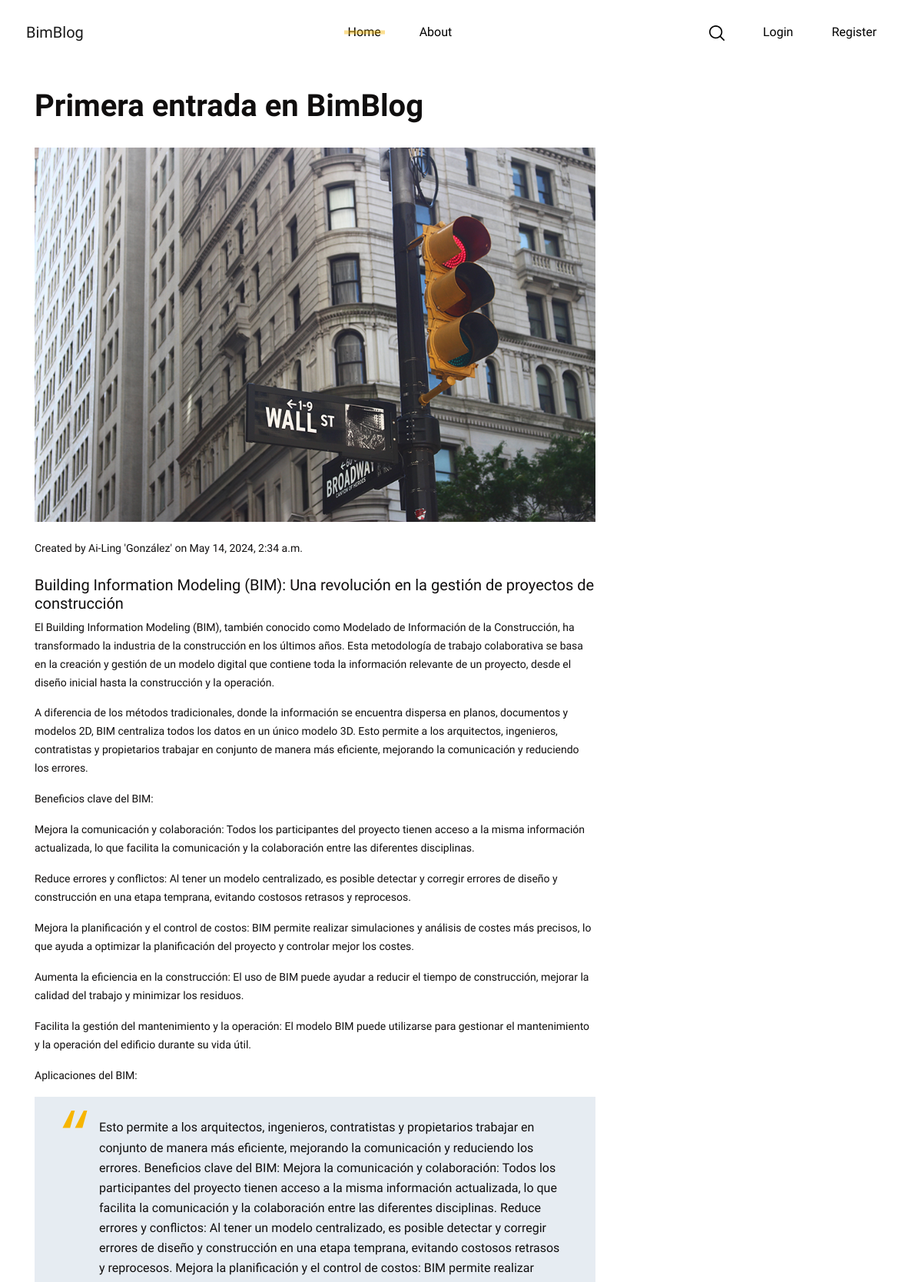
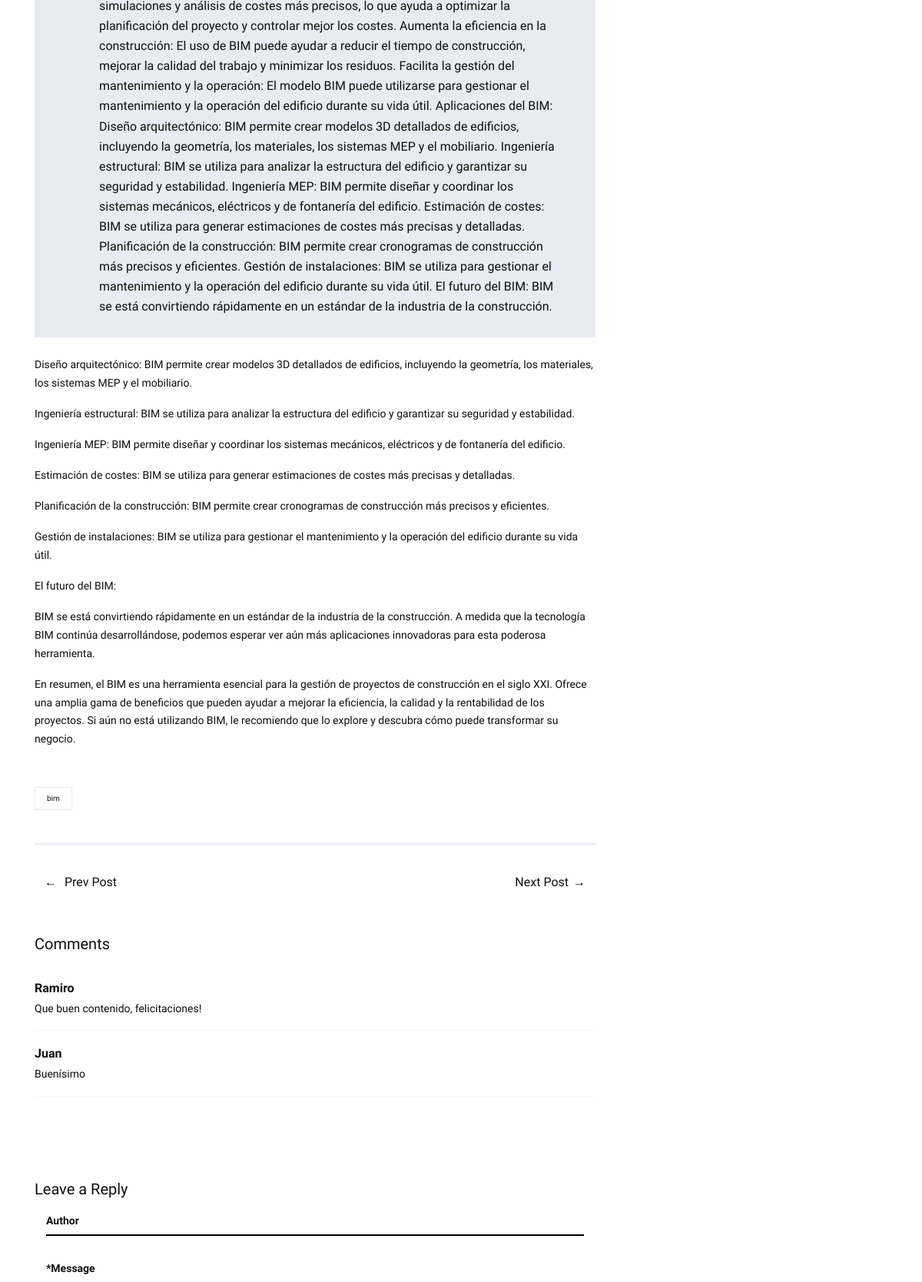
Page /post/details/1 (upper part) on the committed database (2 pictures, top to bottom).
### blog/models.py (models this page shows, shortened)
class BlogPost(models.Model):
    image = models.ImageField(upload_to='images/', default='default_image_blog')
    title = models.CharField(max_length=255)
    body = models.TextField()
    author = models.ForeignKey(Author, on_delete=models.CASCADE)
    created_on = models.DateTimeField(auto_now_add=True)
    category = models.ManyToManyField(Category)
    comments = models.ForeignKey(Comment, on_delete=models.CASCADE, related_name='comments', blank=True, null=True)
    objects = models.Manager()

class Author(models.Model):
    name = models.CharField(max_length=255)
    user = models.OneToOneField(User, on_delete=models.CASCADE, null=True)
    last_name = models.CharField(max_length=255)
    user_name = models.CharField(max_length=255)
    def __str__(self):
        return f"{self.name} '{self.last_name}'"

class Category(models.Model):
    name = models.CharField(max_length=255)

class Comment(models.Model):
    author = models.CharField(max_length=60)
    body = models.TextField()
    created_on = models.DateTimeField(auto_now_add=True)
    post = models.ForeignKey("BlogPost", on_delete=models.CASCADE)
    objects = models.Manager()

### blog/views.py (the view)
# urls.py: path('post/details/<int:pk>', blog_post_detail, name='post_details'),
def blog_post_detail(request, pk):
    try:
        post = BlogPost.objects.get(pk=pk)
        comments = Comment.objects.filter(post=post)
        random_quote = select_random_quote(post.body)
        post.body = format_body(post.body, random_quote)
    except ObjectDoesNotExist:
        return redirect('home')
    if request.method == 'POST':
        form = CommentForm(request.POST)
        if form.is_valid():
            comment = form.save(commit=False)
            comment.post = post
            comment.save()
            comments = Comment.objects.filter(post=post)
    else:
        form = CommentForm()
    context = {
        'post': post,
        'form': form,
        'comments': comments,
        'random_quote': random_quote,
    }
    print(post.image)
    return render(request, "blog/post_details.html", context)

### blog/forms.py
class CommentForm(forms.ModelForm):
    class Meta:
        model = Comment
        fields = ['author', 'body']
    def get_form_html(self):
        html = ''
        for field_name in self.Meta.fields:
            bound_field = self[field_name]
            html += f'<div class="form-group col-12">'
            if field_name == 'body':
                html += f'<label for="{field_name}">*Message</label>'
                html += f'<textarea name="{field_name}" id="{field_name}" rows="10" class="oleez-textarea" required></textarea>'
            else:
                html += f'{bound_field.as_widget(attrs={"class": "oleez-input"})}'
                html += f'<label for="{field_name}">{bound_field.label}</label>'
            html += '</div>'
        return mark_safe(html)

### blog/utils.py (called while the page is built)
def select_random_quote(paragraph):
    sentences = re.split(r'(?<=[.!?]) +', paragraph)
    random_quote = random.choice(sentences)
    return random_quote

def format_body(input_string, random_quote):
    sections = input_string.split('\n\n')
    formatted_string = ''
    quote_inserted = False
    for section in sections:
        paragraphs = section.split('\n')
        for i, paragraph in enumerate(paragraphs):
            paragraph = paragraph.strip()
            if not paragraph:
                continue
            if i == 0:
                formatted_string += f'<h5>{paragraph}</h5>\n'
            else:
                formatted_string += f'<p>{paragraph}</p>\n'
            if i == len(paragraphs) // 2 and not quote_inserted:
                formatted_string += f'<blockquote class="blockquote wow fadeInUp">\n<p>{random_quote}</p>\n</blockquote>\n'
                quote_inserted = True
        formatted_string += '\n'
    return formatted_string

### blog/templates/blog/post_details.html (shortened to what this page needs)
{% extends 'blog/base.html' %}
{% block content %}
{% load static %}
<body>
<main class="blog-post-single">
    <div class="container">
        <h1 class="post-title wow fadeInUp">{{ post.title }}</h1>
        <div class="row">
            <div class="col-md-8 blog-post-wrapper">
                <div class="post-header wow fadeInUp">
                    <img src="{{ post.image.url }}" alt="blog post" class="post-featured-image">
                    <p class="post-date"> Created by {{ post.author }} on {{ post.created_on }}</p>
                </div>
                <div class="post-content wow fadeInUp">
                    {{ post.body|safe }}
                <div class="post-tags wow fadeInUp">
                    {% for category in post.category.all %}
                    <a href="#!" class="post-tag">{{ category.name }}</a>
                    {% empty %}
                    <p>No categories.</p>
                    {% endfor %}
                </div>
                <div class="post-navigation wow fadeInUp">
                    <button class="btn prev-post"> Prev Post</button>
                    <a href="{% url 'post_details' post.pk|add:'1' %}" class="btn next-post">Next Post</a></div>
                <div class="comment-section wow fadeInUp">
                    {% if comments %}
                    <h5 class="section-title">Comments</h5>
                    {% for comment in comments %}
                    <div class="comment">
                        <h6 class="comment-author">{{ comment.author }}</h6>
                        <p class="comment-body">{{ comment.body }}</p>
                        <hr class="comment-divider">
                    </div>
                    {% endfor %}
                    {% else %}
                    <h5 class="section-title">No comments yet.</h5>
                    {% endif %}
                </div>
                <form method="POST" class="oleez-comment-form">
                    <h5 class="section-title">Leave a Reply</h5>
                    {{ form.get_form_html|safe }}
                </form>
            </div>
        </div>
    </div>
</main>
</body>
{% endblock %}

### blog/templates/blog/post_details.html (style rules this page uses)
.comment { margin-bottom: 20px; }
.comment-author { font-weight: bold; margin-bottom: 5px; }
.comment-body { margin-bottom: 10px; }
.comment-divider { border: none; border-top: 1px solid #ddd; }

### rows in the picture
BlogPost: title "Primera entrada en BimBlog", image (picture), author "Ai-Ling 'González'", created_on "May 14, 2024, 2:34 a.m.", body "Building Information Modeling (BIM): Una revolución en la gestión de proyectos de construcción El Building Information Modeling (BIM), también conocido como Modelado de Información de la Construcción, ha transformado la industria de la construcción en los últimos años. Esta metodología de trabajo colaborativa se basa en la creación y gestión de un modelo digital que contiene toda la información relevante de un proyecto, desde el diseño inicial hasta la construcción y la operación. A diferencia de los métodos tradicionales, donde la información se encuentra dispersa en planos, documentos y modelos 2D, BIM centraliza todos los datos en un único modelo 3D. Esto permite a los arquitectos,…"
Category: name "bim"
Comment: author "Ramiro", body "Que buen contenido, felicitaciones!"
Comment: author "Juan", body "Buenísimo"
